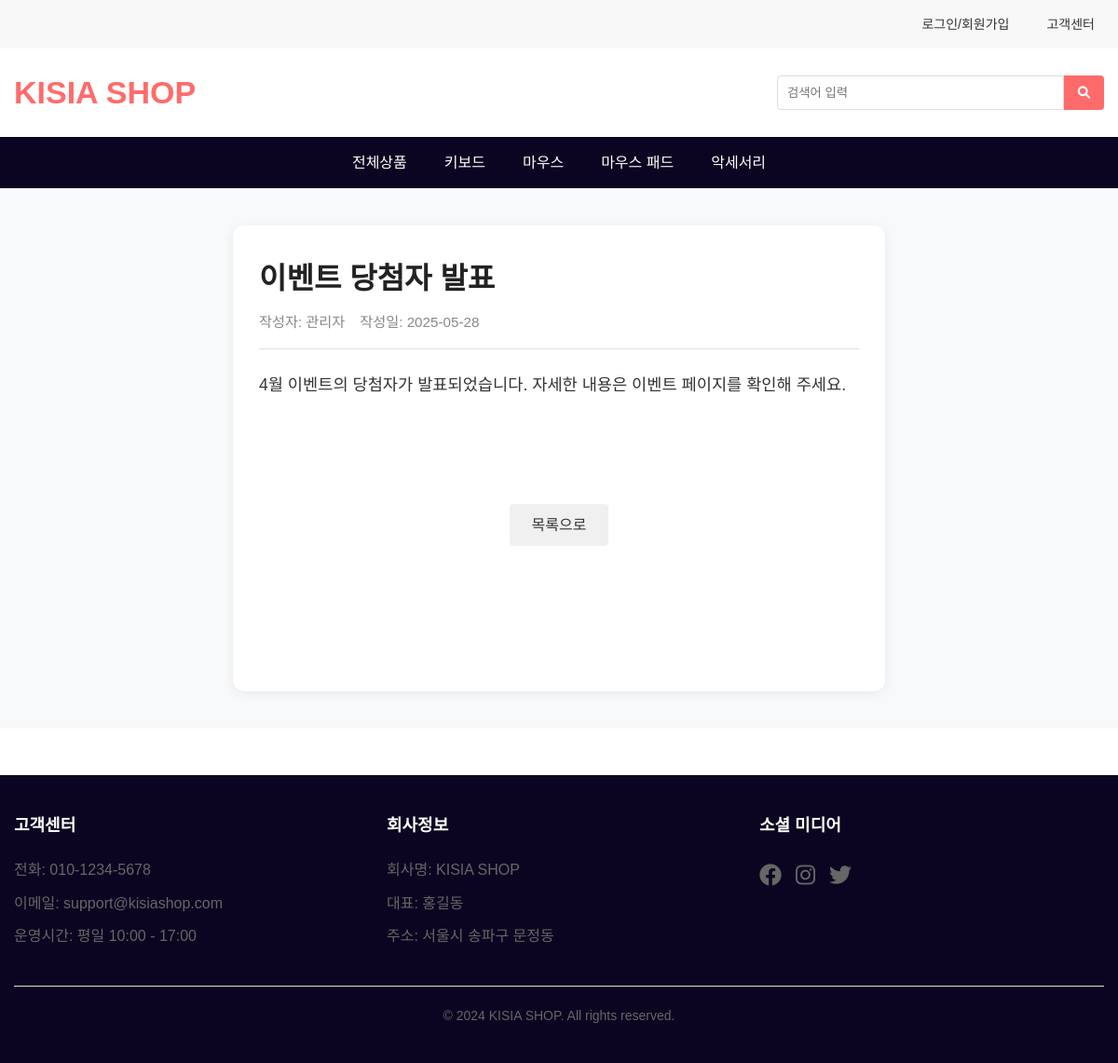
The page /mainmenu/notice_detail.php?id=3 on the database its author committed.
### tables this page shows
CREATE TABLE IF NOT EXISTS notices (
    id INT AUTO_INCREMENT PRIMARY KEY,
    title VARCHAR(255) NOT NULL,
    content TEXT NOT NULL,
    created_at DATETIME DEFAULT CURRENT_TIMESTAMP
);

### mainmenu/queries/get_notice_detail.php (called while the page is built, shortened)
<?php
    require_once '/var/www/html/mainmenu/common/db.php';
    $id = $_GET['id'];
    $sql = "SELECT * FROM notices WHERE id = ?";
    $stmt = mysqli_prepare($conn, $sql);
    mysqli_stmt_bind_param($stmt, "i", $id);
    mysqli_stmt_execute($stmt);
    $get_notice = mysqli_stmt_get_result($stmt);
?>

### mainmenu/notice_detail.php (the view, shortened to what this page needs)
<!DOCTYPE html>
<html lang="ko">
<head>
    <link rel="stylesheet" href="css/style.css">
    <link rel="stylesheet" href="css/notice_detail.css">
    <link rel="stylesheet" href="https://cdnjs.cloudflare.com/ajax/libs/font-awesome/6.0.0/css/all.min.css">
</head>
<body>
    <?php include 'common/header.php'; ?>
    <?php require_once 'queries/get_notice_detail.php'; ?>
    <main class="notice-main-content">
    <div class="notice-container">
        <div class="notice-post-detail">
            <?php if (mysqli_num_rows($get_notice) > 0) { ?>
            <?php $row = mysqli_fetch_assoc($get_notice); ?>
            <div class="notice-post-header">
                <h2 class="notice-post-title"><?= htmlspecialchars($row['title']) ?></h2>
                <div class="notice-post-meta">
                    <span class="notice-author">작성자: 관리자</span>
                    <span class="notice-date">작성일: <?= date("Y-m-d", strtotime($row['created_at'])) ?></span>
                </div>
            </div>
            <div class="notice-post-content">
                <p><?= htmlspecialchars(nl2br($row['content'])) ?></p>
            </div>
            <?php } else { ?>
                <p>공지사항이 없습니다.</p>
            <?php } ?>
            <div class="notice-actions">
                <a href="customer-service.php" class="btn-list">목록으로</a>
            </div>
        </div>
    </div>
</main>
    <?php include 'common/footer.php'; ?>
</body>
</html>

### mainmenu/css/style.css (style rules this page uses)
* { margin: 0; padding: 0; box-sizing: border-box; }
body { font-family: 'Noto Sans KR', sans-serif; line-height: 1.6; color: #333; }
a { text-decoration: none; color: inherit; }

### mainmenu/css/notice_detail.css (style rules this page uses)
.notice-main-content { background: #f8f9fa; padding: 40px 0; }
.notice-container { max-width: 700px; margin: 0 auto; background: #fff; border-radius: 12px; box-shadow: 0 2px 12px rgba(0,0,0,0.07); padding: 32px 28px; min-height: calc(100vh - 300px); }
.notice-post-detail { width: 100%; }
.notice-post-header { border-bottom: 1px solid #e0e0e0; margin-bottom: 24px; padding-bottom: 16px; }
.notice-post-title { font-size: 2rem; font-weight: 700; margin-bottom: 8px; color: #222; }
.notice-post-meta { font-size: 0.95rem; color: #888; display: flex; gap: 16px; }
.notice-post-content { font-size: 1.1rem; color: #333; line-height: 1.7; margin-top: 24px; word-break: break-all; }
.notice-actions { margin-top: 112px; display: flex; justify-content: center; gap: 16px; }
.btn-list, .btn-edit,.btn-delete { padding: 10px 24px; border: none; border-radius: 4px; cursor: pointer; text-decoration: none; transition: background 0.3s; }
.btn-list { background-color: #f0f0f0; color: #333; }

### rows shown on the page
notices: title "이벤트 당첨자 발표", created_at "2025-05-28", content "4월 이벤트의 당첨자가 발표되었습니다. 자세한 내용은 이벤트 페이지를 확인해 주세요."
